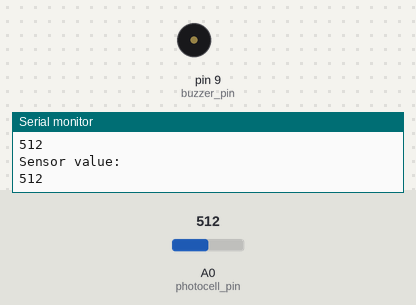
Bench run of a sketch on a simulated Arduino Uno, built with avr-gcc and run on an emulated ATmega328P. On the bench: buzzer (waves = sounding), the last lines printed to the serial monitor. The inputs (shaded band) are chosen by the test bench; at power-on: A0 (photocell_pin) = 512.

Above: at 1.8 s.
1.9 s: A0 (photocell_pin) set to 0
At 2.7 s:
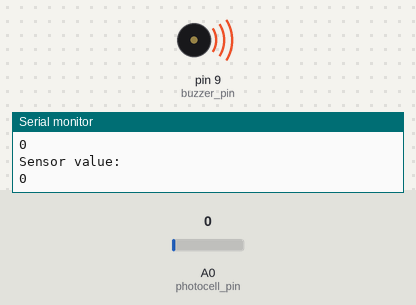
3.6 s: A0 (photocell_pin) set to 12
7.7 s: A0 (photocell_pin) set to 16
At 8.1 s:
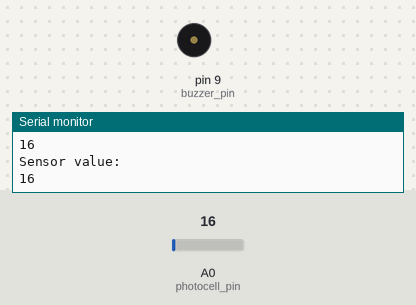
Timing chart, 0 to 10.7 s (numbered marks = the images above; inputs shaded):
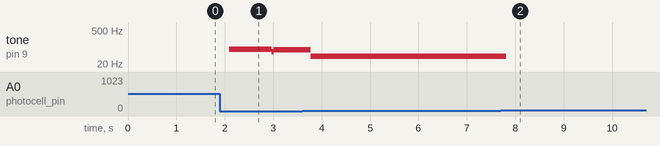

Measured:
- the behaviour switches between 13 and 14 on A0 (photocell_pin) (found by bisection; images 1 and 2)
- after the input at 1.9 s, tone on pin 9 (buzzer_pin): silent → 82 Hz after 0.19 s, → 63 Hz 0.88 s later, → 76 Hz 0.04 s later
- after the input at 7.7 s, tone on pin 9 (buzzer_pin): 41 Hz → silent after 0.11 s

The sketch:

sketch_sep27b.ino
```cpp
const int photocell_pin = A0;

int sensor_val = 0;

const int buzzer_pin = 9;


void setup() {
  pinMode(buzzer_pin, OUTPUT);
  Serial.begin(9600);
}

void loop() {
  sensor_val = analogRead(photocell_pin);

  Serial.println("Sensor value: ");
  Serial.println(sensor_val);

  digitalWrite(buzzer_pin, HIGH);
  delay(sensor_val);
  digitalWrite(buzzer_pin, LOW);
  delay(sensor_val);

}
```
